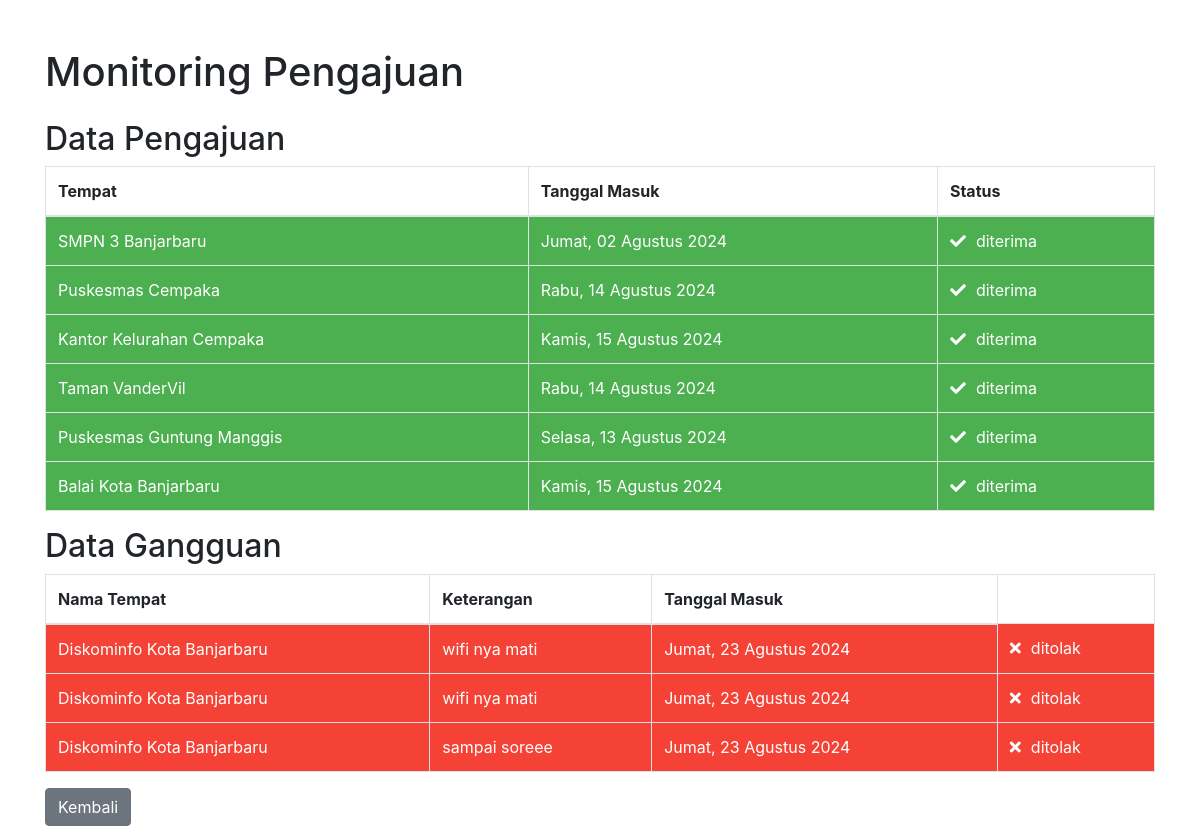
/pages/data-pengajuan/monitoring-pengajuan.php (signed in), run on the app's committed database.
### tables this page shows
CREATE TABLE `data_pengajuan` (
  `id` int(11) NOT NULL,
  `no_pengajuan` varchar(255) NOT NULL,
  `kategori` varchar(100) NOT NULL,
  `tempat` varchar(100) NOT NULL,
  `alamat` varchar(255) NOT NULL,
  `nama_perwakilan` varchar(100) NOT NULL,
  `no_telpon` varchar(15) NOT NULL,
  `tgl_masuk` datetime NOT NULL,
  `surat_pengajuan` varchar(255) NOT NULL,
  `koordinat` varchar(225) NOT NULL,
  `foto` varchar(255) NOT NULL,
  `status` varchar(100) NOT NULL,
  `user_id` int(11) NOT NULL
);

CREATE TABLE `gangguan` (
  `id` int(11) NOT NULL,
  `no_pengajuan` varchar(100) NOT NULL,
  `nama_tempat` varchar(100) NOT NULL,
  `perwakilan` varchar(100) NOT NULL,
  `nomor_telepon` varchar(15) NOT NULL,
  `keterangan` varchar(225) NOT NULL,
  `tgl_masuk` datetime NOT NULL,
  `foto_kerusakan` varchar(225) NOT NULL,
  `status` varchar(20) NOT NULL,
  `user_id` int(11) NOT NULL
);

### pages/data-pengajuan/monitoring-pengajuan.php (the view, shortened to what this page needs)
<?php
$user_id = $_SESSION['id'];
$database = new Database();
$db = $database->getConnection();
$queryPengajuan = "SELECT * FROM data_pengajuan WHERE user_id = :user_id";
$stmtPengajuan = $db->prepare($queryPengajuan);
$stmtPengajuan->bindParam(':user_id', $user_id);
$stmtPengajuan->execute();
$resultPengajuan = $stmtPengajuan->fetchAll(PDO::FETCH_ASSOC);
$queryGangguan = "SELECT * FROM gangguan WHERE user_id = :user_id";
$stmtGangguan = $db->prepare($queryGangguan);
$stmtGangguan->bindParam(':user_id', $user_id);
$stmtGangguan->execute();
$resultGangguan = $stmtGangguan->fetchAll(PDO::FETCH_ASSOC);
$hari = array(
    'Sunday' => 'Minggu',
    'Monday' => 'Senin',
    'Tuesday' => 'Selasa',
    'Wednesday' => 'Rabu',
    'Thursday' => 'Kamis',
    'Friday' => 'Jumat',
    'Saturday' => 'Sabtu'
);
$bulan = array(
    'January' => 'Januari',
    'February' => 'Februari',
    'March' => 'Maret',
    'April' => 'April',
    'May' => 'Mei',
    'June' => 'Juni',
    'July' => 'Juli',
    'August' => 'Agustus',
    'September' => 'September',
    'October' => 'Oktober',
    'November' => 'November',
    'December' => 'Desember'
);
?>
<!DOCTYPE html>
<html>
<head>
    <link rel="stylesheet" href="https://stackpath.bootstrapcdn.com/bootstrap/4.5.2/css/bootstrap.min.css">
     <link rel="stylesheet" href="https://cdnjs.cloudflare.com/ajax/libs/font-awesome/5.15.4/css/all.min.css">
</head>
<body>
    <div class="container mt-5">
        <h1 class="mb-4">Monitoring Pengajuan</h1>
        <h2>Data Pengajuan</h2>
        <table class="table table-striped table-bordered">
            <thead>
                <tr>
                    <th>Tempat</th>
                    <th>Tanggal Masuk</th>
                    <th>Status</th>
                </tr>
            </thead>
            <tbody>
                <?php foreach ($resultPengajuan as $row): ?>
                <?php
                $date = new DateTime($row['tgl_masuk']);
                $dayName = $date->format('l');
                $monthName = $date->format('F');
                $formattedDate = $hari[$dayName] . ', ' . $date->format('d') . ' ' . $bulan[$monthName] . ' ' . $date->format('Y');
                $statusClass = '';
                $statusIcon = '';
                if ($row['status'] == 'sedang proses') {
                    $statusClass = 'status-sedang-proses';
                    $statusIcon = '<i class="fas fa-clock status-icon"></i>';
                } elseif ($row['status'] == 'diterima') {
                    $statusClass = 'status-diterima';
                    $statusIcon = '<i class="fas fa-check status-icon"></i>';
                } elseif ($row['status'] == 'ditolak') {
                    $statusClass = 'status-ditolak';
                    $statusIcon = '<i class="fas fa-times status-icon"></i>';
                }
                ?>
                <tr class="<?php echo $statusClass; ?>">
                    <td><?php echo htmlspecialchars($row['tempat']); ?></td>
                    <td><?php echo htmlspecialchars($formattedDate); ?></td>
                    <td><?php echo $statusIcon . htmlspecialchars($row['status']); ?></td>
                </tr>
                <?php endforeach; ?>
            </tbody>
        </table>
        <h2>Data Gangguan</h2>
        <table class="table table-striped table-bordered">
            <thead>
                <tr>
                    <th>Nama Tempat</th>
                    <th>Keterangan</th>
                    <th>Tanggal Masuk</th>
                </tr>
            </thead>
            <tbody>
                <?php foreach ($resultGangguan as $row):
                $date = new DateTime($row['tgl_masuk']);
                $dayName = $date->format('l');
                $monthName = $date->format('F');
                $formattedDate = $hari[$dayName] . ', ' . $date->format('d') . ' ' . $bulan[$monthName] . ' ' . $date->format('Y');
                $statusClass = '';
                $statusIcon = '';
                if ($row['status'] == 'sedang proses') {
                    $statusClass = 'status-sedang-proses';
                    $statusIcon = '<i class="fas fa-clock status-icon"></i>';
                } elseif ($row['status'] == 'diterima') {
                    $statusClass = 'status-diterima';
                    $statusIcon = '<i class="fas fa-check status-icon"></i>';
                } elseif ($row['status'] == 'ditolak') {
                    $statusClass = 'status-ditolak';
                    $statusIcon = '<i class="fas fa-times status-icon"></i>';
                }
                    ?>
                <tr class="<?php echo $statusClass; ?>">
                    <td><?php echo htmlspecialchars($row['nama_tempat']); ?></td>
                    <td><?php echo htmlspecialchars($row['keterangan']); ?></td>
                    <td><?php echo htmlspecialchars($formattedDate); ?></td>
                    <td><?php echo $statusIcon . htmlspecialchars($row['status']); ?></td>
                </tr>
                <?php endforeach; ?>
            </tbody>
        </table>
        <a href="index.php?page=halaman-instansi" class="btn btn-secondary">Kembali</a>
    </div>
</body>
</html>

### pages/data-pengajuan/monitoring-pengajuan.php (style rules this page uses)
.status-diterima { background-color: #4caf50 !important; color: white !important; }
.status-ditolak { background-color: #f44336 !important; color: white !important; }
.status-icon { margin-right: 10px; }

### data on the page
data_pengajuan: tempat "SMPN 3 Banjarbaru", tgl_masuk "Jumat, 02 Agustus 2024", status "diterima"
data_pengajuan: tempat "Puskesmas Cempaka", tgl_masuk "Rabu, 14 Agustus 2024", status "diterima"
data_pengajuan: tempat "Kantor Kelurahan Cempaka", tgl_masuk "Kamis, 15 Agustus 2024", status "diterima"
data_pengajuan: tempat "Taman VanderVil", tgl_masuk "Rabu, 14 Agustus 2024", status "diterima"
data_pengajuan: tempat "Puskesmas Guntung Manggis", tgl_masuk "Selasa, 13 Agustus 2024", status "diterima"
data_pengajuan: tempat "Balai Kota Banjarbaru", tgl_masuk "Kamis, 15 Agustus 2024", status "diterima"
gangguan: nama_tempat "Diskominfo Kota Banjarbaru", keterangan "wifi nya mati", tgl_masuk "Jumat, 23 Agustus 2024", status "ditolak"
gangguan: nama_tempat "Diskominfo Kota Banjarbaru", keterangan "wifi nya mati", tgl_masuk "Jumat, 23 Agustus 2024", status "ditolak"
gangguan: nama_tempat "Diskominfo Kota Banjarbaru", keterangan "sampai soreee", tgl_masuk "Jumat, 23 Agustus 2024", status "ditolak"
